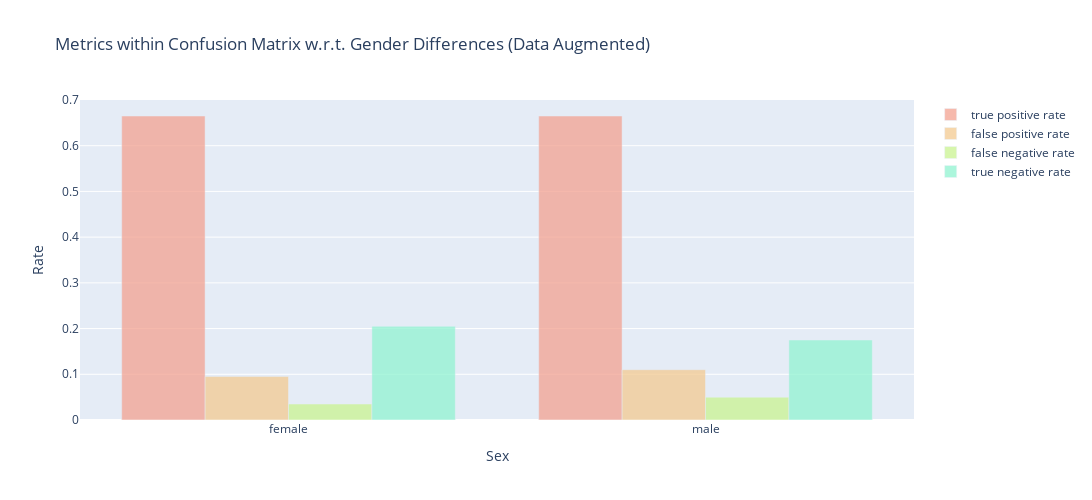

The notebook cell this image was saved under:
### Markdown cell above
#### Fairness Measure

### Code cell
# visualize the results
fig = go.Figure()
fig.add_trace(go.Bar(
    x=list(tpr_sex.keys()),
    y=list(tpr_sex.values()),
    marker_color='#F3A291',
    opacity=0.75,
    name='true positive rate'
))
fig.add_trace(go.Bar(
    x=list(fpr_sex.keys()),
    y=list(fpr_sex.values()),
    marker_color='#F3CA91',
    opacity=0.75,
    name='false positive rate'
))
fig.add_trace(go.Bar(
    x=list(fnr_sex.keys()),
    y=list(fnr_sex.values()),
    marker_color='#CAF391',
    opacity=0.75,
    name='false negative rate'
))
fig.add_trace(go.Bar(
    x=list(tnr_sex.keys()),
    y=list(tnr_sex.values()),
    marker_color='#91F3D1',
    opacity=0.75,
    name='true negative rate'
))
fig.update_layout(
    title_text='Metrics within Confusion Matrix w.r.t. Gender Differences (Data Augmented)',
    xaxis_title='Sex',
    yaxis_title='Rate',
    width=1200,
    height=500,
)
fig.write_image('../results/separation-2-after.png', scale=2)
fig.show()

### Figure 1 — Plotly figure (JSON) as saved in the notebook; plotly's stock layout.template omitted (floating-point values rounded to 4 significant figures)
{"data": [{"marker": {"color": "#F3A291"}, "name": "true positive rate", "opacity": 0.75, "type": "bar", "x": ["female", "male"], "y": [0.665, 0.665]}, {"marker": {"color": "#F3CA91"}, "name": "false positive rate", "opacity": 0.75, "type": "bar", "x": ["female", "male"], "y": [0.095, 0.11]}, {"marker": {"color": "#CAF391"}, "name": "false negative rate", "opacity": 0.75, "type": "bar", "x": ["female", "male"], "y": [0.035, 0.05]}, {"marker": {"color": "#91F3D1"}, "name": "true negative rate", "opacity": 0.75, "type": "bar", "x": ["female", "male"], "y": [0.205, 0.175]}], "layout": {"height": 500, "title": {"text": "Metrics within Confusion Matrix w.r.t. Gender Differences (Data Augmented)"}, "width": 1200, "xaxis": {"title": {"text": "Sex"}}, "yaxis": {"title": {"text": "Rate"}}}}
